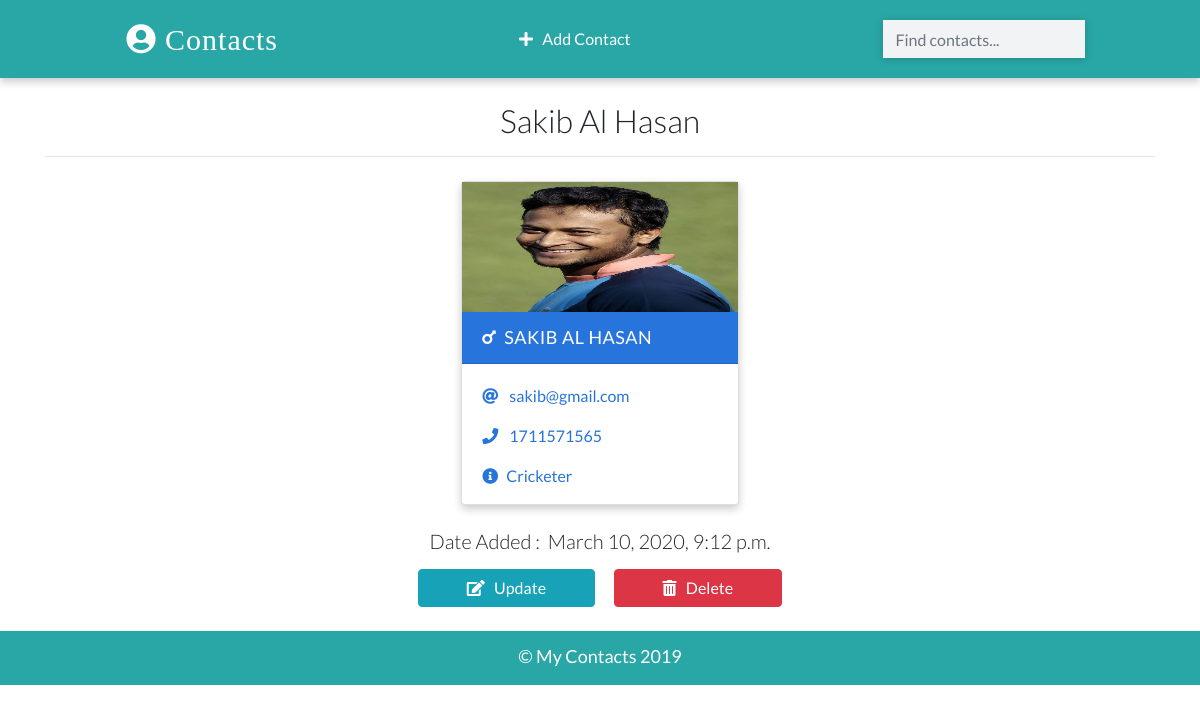
/detail/8/, run on the app's committed database.
### app/models.py (models this page shows, shortened)
class Contact (models.Model):
   name = models.CharField(max_length=20)
   email = models.EmailField(max_length=100)
   phone = models.IntegerField()
   info = models.CharField(max_length=30)
   gender = models.CharField(max_length=30, choices=(
   ('male','Male'),
   ('female','Female')
   ))
   image = models.ImageField(upload_to='images/',blank=True )
   date_added = models.DateTimeField(default=datetime.now)

### app/views.py (the view)
# urls.py: path('detail/<int:pk>/', views.ContactDetailView.as_view(), name="detail"),
class ContactDetailView(DetailView):
    template_name = 'detail.html'
    model = Contact
    context_object_name = 'contact'

### templates/detail.html (shortened to what this page needs)
{% extends 'base.html' %}
  {% load static %}
 {% block content %}
    <div class="container">
      <h2 class="heading font-weight-light text-center">{{contact.name}}</h2>
      <hr />
    </div>
    <div class="container main-part">
      {% include 'partials/_card.html' %}
    </div>
    <div class="container mt-3">
    <h5 class="text-center my-3 font-weight-light">Date Added : &nbsp;{{contact.date_added}} </h5>
      <p class="text-center text-light">
      <a  class="btn btn-info px-5" href="{% url 'update' contact.id%}">
      <i class="fas fa-edit"> </i> &nbsp; Update
      </a>
      <a  class="btn btn-danger px-5" href="{% url 'delete' contact.id%}" >
      <i class="fas fa-trash-alt"> </i> &nbsp; Delete
      </a>
      </p>
    </div>
       {% endblock content %}

### templates/partials/_card.html (shortened to what this page needs)
 {% load static %}
 {% if contact.gender == 'male' %}
      <div class="card my-2 mx-2 boy-card {% if 'detail' in request.path %}mx-auto w-25{% endif %}">
        <img src="{% if contact.image %}
        {{contact.image.url}}
        {% else %}
        {% static 'images\boy.png' %}
        {% endif %}"
        class="img-fluid" />
        <div class="card-header">
          <a href="{% url 'detail' contact.id %}" class="text-white header-link"
            ><i class="fas fa-mars mr-2"></i>{{contact.name}}</a
          >
        </div>
        <div class="card-body pb-0">
          <p>
            <i class="fas fa-at mr-2"></i>
            <a href="mailto:{{contact.email}}">{{contact.email}}</a>
          </p>
          <p>
            <i class="fas fa-phone mr-2"></i>
            <a href="tel:{{contact.phone}}">{{contact.phone}}</a>
          </p>
          <p><i class="fas fa-info-circle mr-2"></i>{{contact.info}}</p>
        </div>
      </div>
  {% endif %}

### static/css/main.css (style rules this page uses)
:root { --back: #29a7a6; --girl: #e64298; --boy: #2874dd; }
body { font-family: Lato, sans-serif; }
.card { box-shadow: 0 4px 8px 0 rgba(0, 0, 0, 0.2); transition: 0.3s; min-width: 250px; box-sizing: border-box; }
img { height: 130px !important; }
.card-header { font-size: 18px; letter-spacing: 0.5px; text-transform: uppercase; }
.boy-card .card-header { background-color: var(--boy); }
.boy-card .card-body, .boy-card .card-body p a { color: var(--boy); }
.card-body p { cursor: pointer; }
.main-part { display: flex; flex-wrap: wrap; justify-content: space-evenly; }

### data on the page
Contact: name "Sakib Al Hasan", image (picture), name "SAKIB AL HASAN", email "sakib@gmail.com", phone "1711571565", info "Cricketer", date_added "March 10, 2020, 9:12 p.m."
